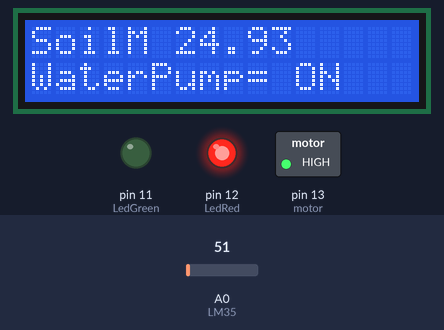
Recording of a sketch running on a simulated Arduino Uno, built with avr-gcc and run on an emulated ATmega328P. On the bench: 16×2 character LCD, switched loads named in the sketch (green lamp = pin HIGH), output pins drawn as LEDs (lit = HIGH). Inputs (shaded band) come from the test bench; at power-on: A0 (LM35) = 51. What the sketch prints to the serial monitor is not drawn.

Above: at 3.3 s.
3.4 s: A0 (LM35) set to 23
At 4.5 s:
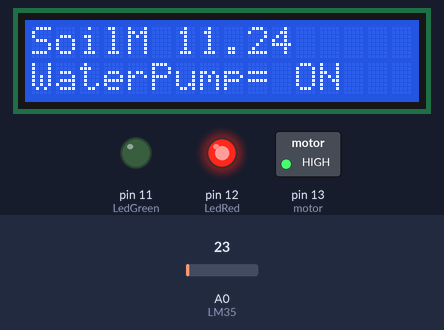
4.9 s: A0 (LM35) set to 18
At 5.5 s:
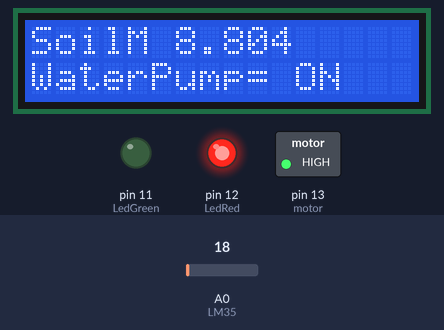
6.4 s: A0 (LM35) set to 30
At 6.7 s:
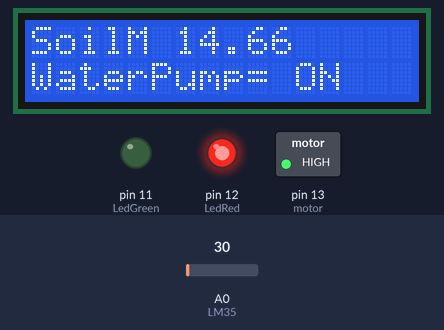
Timing chart, 0 to 9.4 s (numbered marks = the images above; inputs shaded):
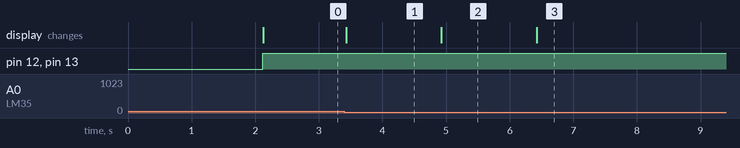

The sketch:

smart_irrigation_systems.ino
```cpp
#include <LiquidCrystal_I2C.h>

LiquidCrystal_I2C lcd(0x26, 16, 2);
const int LM35 = A0;
const int motor = 13;
const int LedRed = 12;
const int LedGreen = 11;
int percentValue = 0;

void setup() {
  Serial.begin(9600);
  lcd.init();
  lcd.backlight();
  lcd.setBacklight(HIGH);
  lcd.print("Automated Crop");
  lcd.setCursor(0,1);
  lcd.print("Watering System!");
  pinMode(motor, OUTPUT);
  pinMode(LedRed, OUTPUT);
  pinMode(LedGreen, OUTPUT);
  delay(2000);
  lcd.clear();
  lcd.print("SoilM = ");
  lcd.setCursor(0,1);
  lcd.print("WaterPump= ");
}

void loop() {

  int value = analogRead(LM35);
  float Moisture = value * 500.0 / 1023.0;
  lcd.setCursor(6,0);
  lcd.print(Moisture);
  lcd.setCursor(11,1);

  if (Moisture < 310){
    digitalWrite(motor, HIGH);
    digitalWrite(LedRed, HIGH);
    digitalWrite(LedGreen, LOW);
    lcd.print("ON ");
  }
  else {
    digitalWrite(motor, LOW);
    digitalWrite(LedRed, LOW);
    digitalWrite(LedGreen, HIGH);
    lcd.print("OFF");
  }

Serial.print ("Moisture");
  Serial.println (Moisture);
}
```

Measured:
- after the input at 3.4 s, the display: changes at once (image 1)
- after the input at 4.9 s, the display: changes at once (image 2)
- after the input at 6.4 s, the display: changes at once (image 3)
